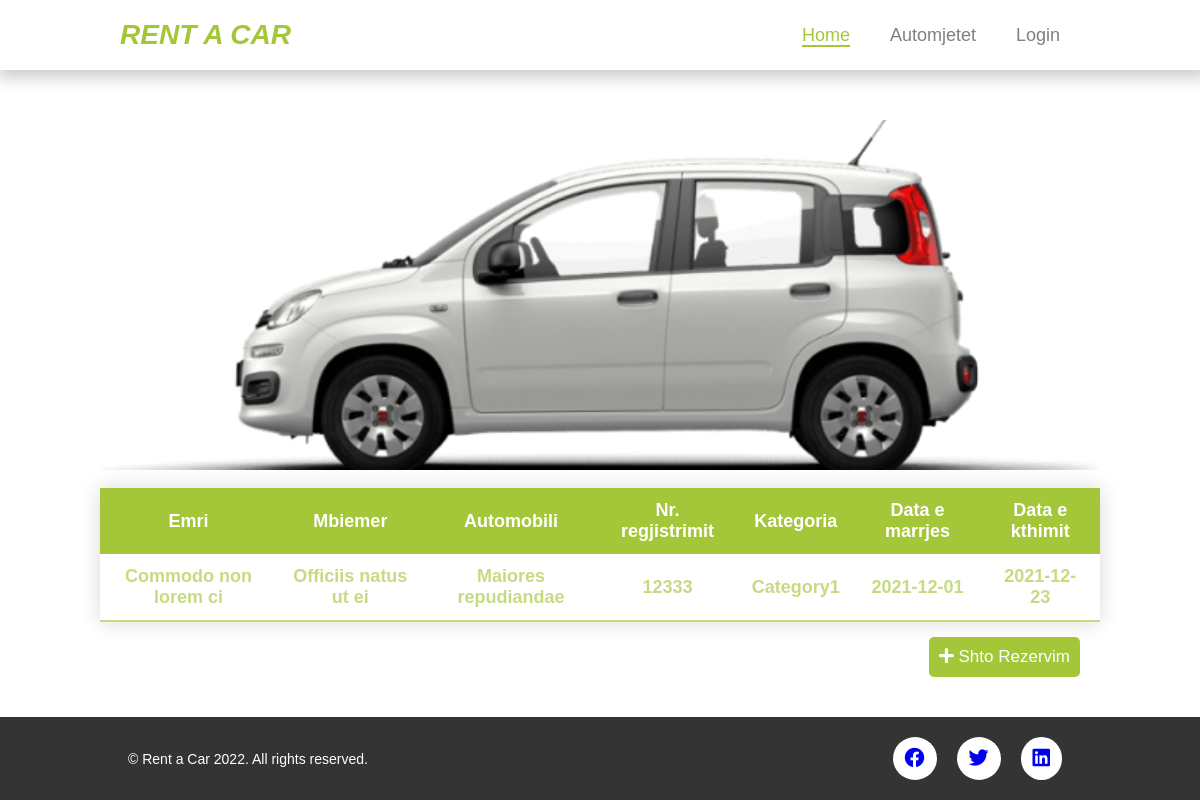
Page /rezervimet.php on the committed database.
### tables this page shows
CREATE TABLE `rezervimet` (
  `rezervimiid` int(11) NOT NULL,
  `automjetiid` int(11) NOT NULL,
  `perdoruesiID` int(11) NOT NULL,
  `dataemarrjes` date DEFAULT NULL,
  `dataekthimit` date DEFAULT NULL,
  `komente` text,
  `kostoja` decimal(5,2) DEFAULT NULL
);

CREATE TABLE `perdoruesit` (
  `perdoruesiid` int(11) NOT NULL,
  `emri` varchar(50) NOT NULL,
  `mbiemri` varchar(50) NOT NULL,
  `email` varchar(50) NOT NULL,
  `password` varchar(255) NOT NULL,
  `telefoni` varchar(50) NOT NULL,
  `nrpersonal` varchar(50) DEFAULT NULL,
  `adresa` varchar(100) NOT NULL,
  `role` varchar(20) DEFAULT NULL
);

CREATE TABLE `automjetet` (
  `automjetiid` int(11) NOT NULL,
  `kategoriaid` int(11) NOT NULL,
  `emri` varchar(50) NOT NULL,
  `nr_regjistrimi` varchar(50) DEFAULT NULL,
  `pershkrimi` text NOT NULL,
  `kostoja` decimal(5,2) DEFAULT NULL
);

CREATE TABLE `kategorite` (
  `kategoriaid` int(11) NOT NULL,
  `emri` varchar(50) NOT NULL,
  `pershkrimi` text
);

### includes/sqlFunctions.php (called while the page is built, shortened)
<?php
function connection()
{
    $dbcon = mysqli_connect('localhost', 'root', '', 'rent-a-car');
    return $dbcon;
}
function merrRezervimet(){
    $dbcon = connection();
    $sql = "SELECT r.*, a.emri as emri_atomjetit, a.nr_regjistrimi, k.emri as emri_kategoria, p.emri as emri_perdoruei, p.mbiemri
                FROM rezervimet r
                    INNER JOIN automjetet a
                        ON r.automjetiid = a.automjetiid
                    INNER JOIN kategorite k
                        ON k.kategoriaid = a.kategoriaid
                    INNER JOIN perdoruesit p
                        ON p.perdoruesiid = r.perdoruesiID";
    $result = mysqli_query($dbcon, $sql);
    return $result;
}

### rezervimet.php (the view, shortened to what this page needs)
<?php
include_once 'includes/header.php';
include_once 'includes/sqlFunctions.php';
?>
<section class="list-entity container">
    <div class="image">
        <img src="img/car10.png" alt="">
    </div>
    <table class="styled-table">
        <thead>
        <tr>
            <th>Emri</th>
            <th>Mbiemer</th>
            <th>Automobili</th>
            <th>Nr. regjistrimit</th>
            <th>Kategoria</th>
            <th>Data e marrjes</th>
            <th>Data e kthimit</th>
        </tr>
        </thead>
        <tbody>
        <?php
        $rezervimet = merrRezervimet();
        While ($rezervimi = mysqli_fetch_assoc($rezervimet)) :
        ?>
        <tr class="active-row">
            <td><?php echo $rezervimi['emri_perdoruei']?></td>
            <td><?php echo $rezervimi['mbiemri']?></td>
            <td><?php echo $rezervimi['emri_atomjetit']?></td>
            <td><?php echo $rezervimi['nr_regjistrimi']?></td>
            <td><?php echo $rezervimi['emri_kategoria']?></td>
            <td><?php echo $rezervimi['dataemarrjes']?></td>
            <td><?php echo $rezervimi['dataekthimit']?></td>
        </tr>
        <?php endwhile; ?>
        </tbody>
    </table>
    <a href="shto_modifiko_rezervim.php" id="add_entity"><i class="fas fa-plus"></i> Shto Rezervim</a>
</section>
<?php include_once 'includes/footer.php'?>

### style.css (style rules this page uses)
* { margin: 0; padding: 0; }
html, body { font-size: 15px; font-family: sans-serif; margin: 0; padding: 0; }
.container { width: 80%; margin: 0 auto; }
.list-entity, .section-shto-modifiko { margin-top: 50px!important; margin: 10px auto; display: flex; flex-direction: column; justify-content: center; align-items: center; }
.image img { width: 1000px; height: 350px; object-fit: cover; }
.image { position: relative; z-index: 5; }
.styled-table { border-collapse: collapse; margin: 15px 0; font-size: 18px; font-family: sans-serif; min-width: 1000px; width: 100%; box-shadow: 0 0 20px rgba(0, 0, 0, 0.15); }
.styled-table thead tr { background-color: #a4c639; color: #ffffff; text-align: center; }
.styled-table th, .styled-table td { padding: 12px 15px; text-align: center!important; }
.styled-table tbody tr { border-bottom: 1px solid #dddddd; }
.styled-table tbody tr:last-of-type { border-bottom: 2px solid #a5c639a2; }
.styled-table tbody tr.active-row { font-weight: bold; color: #a5c639a2; }
#add_entity { text-decoration: none; margin-bottom: 30px; margin-left: auto; border: none; padding: 10px; background: #a4c639; color: white; font-size: 17px; cursor: pointer; border-radius: 5px; transition: all 0.4s ease; }
.kategorite .styled-table th, .styled-table td { text-align: left; }

### rows in the picture
rezervimet: perdoruesiID.emri "Commodo non lorem ci", perdoruesiID.mbiemri "Officiis natus ut ei", automjetiid.emri "Maiores repudiandae", automjetiid.nr_regjistrimi "12333", kategorite.emri "Category1", dataemarrjes "2021-12-01", dataekthimit "2021-12-23"
